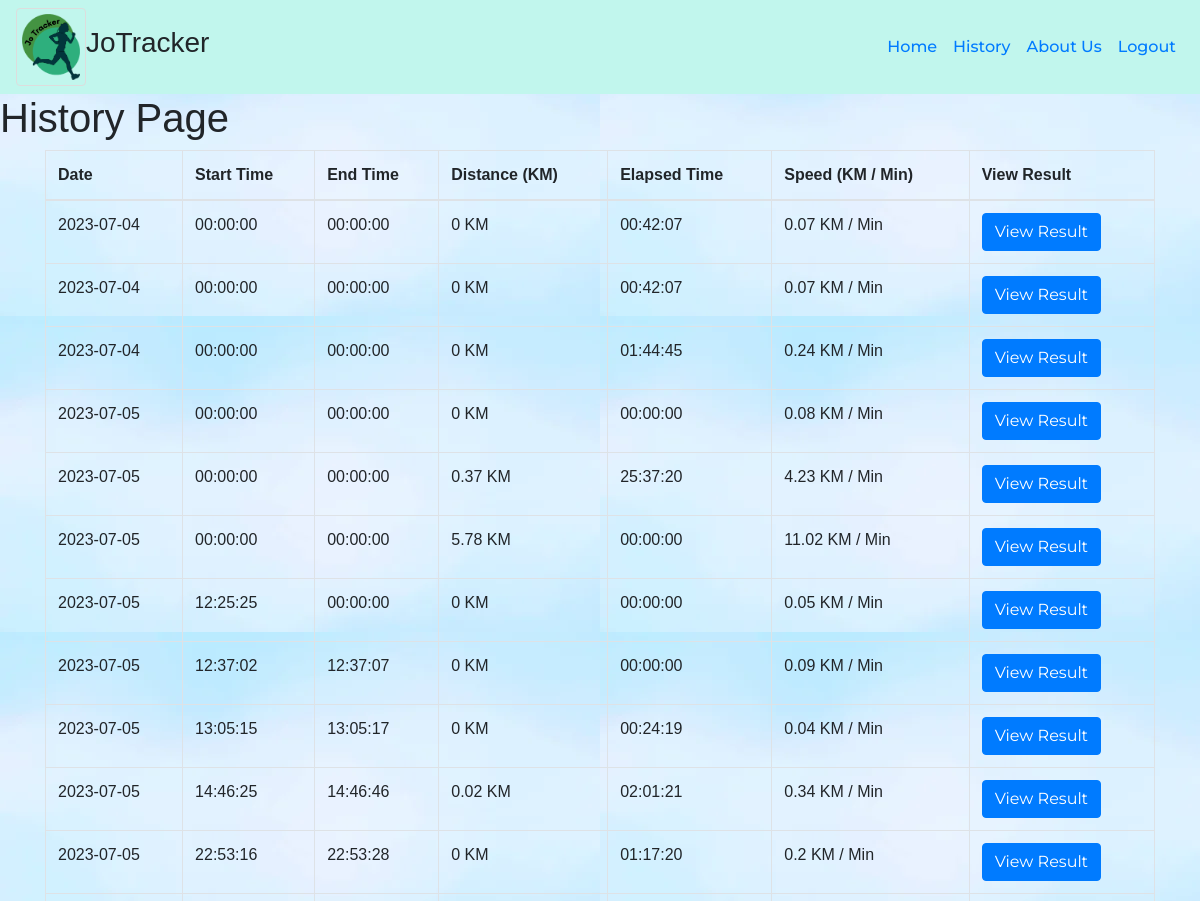
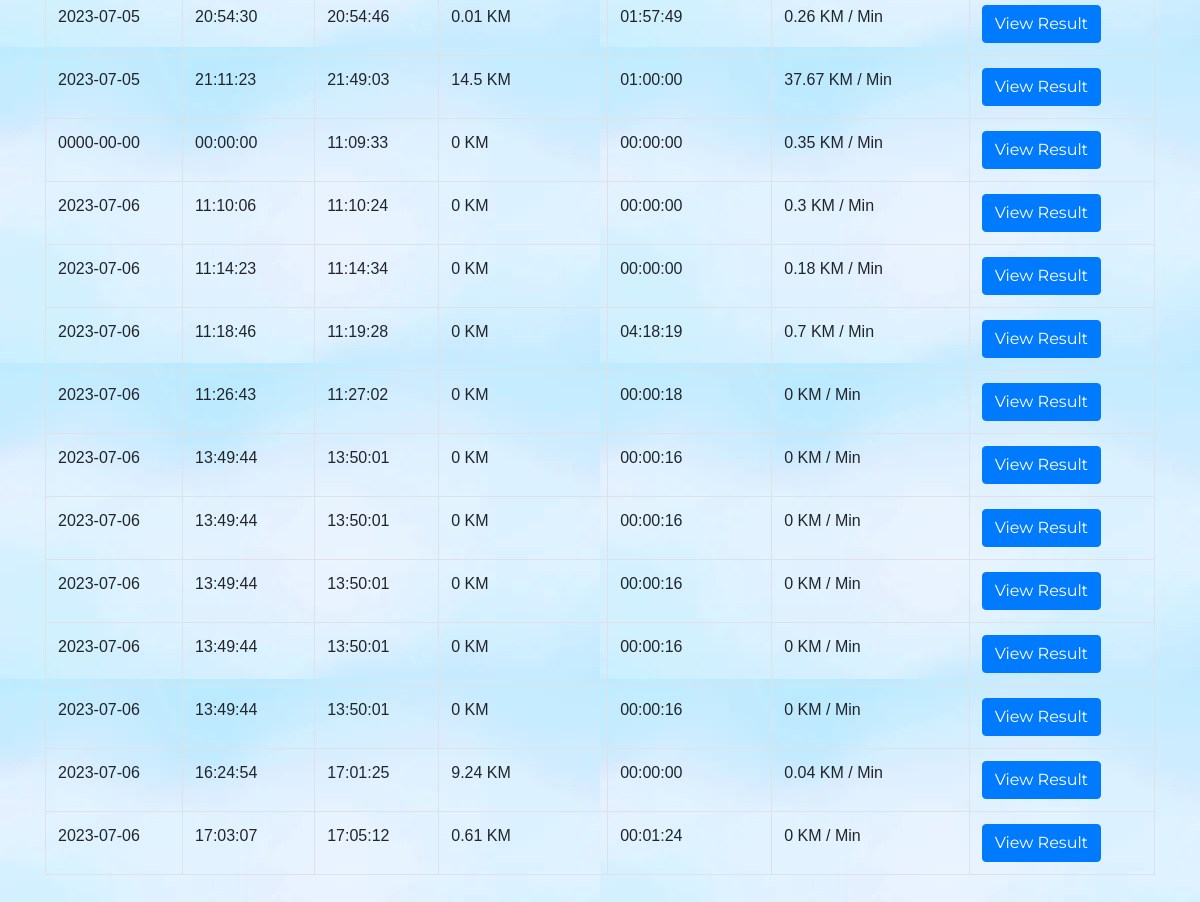
The page /History.php (signed in) on the database its author committed (2 pictures, top to bottom).
### tables this page shows
CREATE TABLE `record` (
  `record_id` int(20) NOT NULL,
  `user_id` int(20) NOT NULL,
  `date` date NOT NULL,
  `time_start` text NOT NULL,
  `time_end` text NOT NULL,
  `longitude` text NOT NULL,
  `latitude` text NOT NULL,
  `coordinate` text NOT NULL,
  `speed` double NOT NULL,
  `distance` double NOT NULL,
  `eslapsed_time` time NOT NULL,
  `age` int(11) NOT NULL,
  `gender` varchar(11) NOT NULL,
  `height` decimal(11,0) NOT NULL,
  `weight` decimal(11,0) NOT NULL
);

### History.php (the view, shortened to what this page needs)
<?php
require('User_Header.php');
?>
<!doctype html>
<html>
<head>
    <link rel="stylesheet" href="CSS/Main_Page_Design.css">
    <link rel="stylesheet" href="https://stackpath.bootstrapcdn.com/bootstrap/4.5.0/css/bootstrap.min.css">
</head>
<body>
<?php
$userid = $_SESSION['ID'];
$servername = "localhost";
$username = "root";
$password = "";
$dbname = "jotracker";
$conn = new mysqli($servername, $username, $password, $dbname);
$sql = "SELECT * FROM record WHERE user_id = '$userid'";
$result = $conn->query($sql);
?>
<!DOCTYPE html>
<html>
<head>
</head>
<body>
<h1>History Page</h1>
<div class="container">
    <table class="table table-bordered">
        <thead>
            <tr>
                <th>Date</th>
                <th>Start Time</th>
                <th>End Time</th>
                <th>Distance (KM)</th>
                <th>Elapsed Time</th>
                <th>Speed (KM / Min)</th>
                <th>View Result</th>
            </tr>
        </thead>
        <tbody>
            <?php
            if ($result->num_rows > 0) {
                while ($row = $result->fetch_assoc()) {
                    echo "<tr>";
                    echo "<td>" . $row['date'] . "</td>";
                    echo "<td>" . date('H:i:s', strtotime($row['time_start'])) . "</td>";
                    echo "<td>" . date('H:i:s', strtotime($row['time_end'])) . "</td>";
                    echo "<td>" . $row['distance'] . " KM</td>";
                    echo "<td>" . $row['eslapsed_time'] . "</td>";
                    echo "<td>" . $row['speed'] . " KM / Min</td>";
                    echo "<td><a href='Result.php?id=" . $row['record_id'] . "' class='btn btn-primary'>View Result</a></td>";
                    echo "</tr>";
                }
            } else {
                echo "<tr><td colspan='7'>No records found</td></tr>";
            }
            ?>
        </tbody>
    </table>
</div>
<div id="map"></div>
</body>
</html>

### User_Header.php (shortened to what this page needs)
<!DOCTYPE html>
<html>
<head>
    <link rel="stylesheet" href="https://stackpath.bootstrapcdn.com/bootstrap/4.5.0/css/bootstrap.min.css">
    <link rel="stylesheet" href="CSS/styles2.css">
</head>
<body>
    <nav class="navbar navbar-expand-lg">
    <img class="logo" src="Images/JoTracker_Logo-.png" alt="">
    <div>
    <h3>JoTracker<h3>
</div>
        <ul class="navbar-nav ml-auto">
            <li class="nav-item">
                <a class="nav-link" href="Main.php">Home</a>
            </li>
            <li class="nav-item">
                <a class="nav-link" href="History.php">History</a>
            </li>
            <li class="nav-item">
                <a class="nav-link" href="About_Us.php">About Us</a>
            </li>
			<li>
				<a class="nav-link" href="#" onclick="confirmLogout()">Logout</i></a>
		</li>
        </ul>
    </nav>
</body>
</html>

### CSS/styles2.css (style rules this page uses)
.navbar { background-color: #C1F6ED; }

### CSS/Main_Page_Design.css (style rules this page uses)
* { box-sizing: border-box; margin: 0; padding: 0; font-family: 'Roboto slab', sans-serif; }
li, a, button { font-family: 'Montserrat', sans-serif; font-weight: 500; font-size: 16px; color: black; text-decoration: none; }

### User_Header.php (style rules this page uses)
.logo { border: 1px solid #ddd; border-radius: 4px; padding: 5px; width: 70px; }
body { background-image:url("Images/Background.jpg"); }

### History.php (style rules this page uses)
#map { height: 400px; }

### rows shown on the page
record: date "2023-07-04", time_start "00:00:00", time_end "00:00:00", distance "0", eslapsed_time "00:42:07", speed "0.07"
record: date "2023-07-04", time_start "00:00:00", time_end "00:00:00", distance "0", eslapsed_time "00:42:07", speed "0.07"
record: date "2023-07-04", time_start "00:00:00", time_end "00:00:00", distance "0", eslapsed_time "01:44:45", speed "0.24"
record: date "2023-07-05", time_start "00:00:00", time_end "00:00:00", distance "0", eslapsed_time "00:00:00", speed "0.08"
record: date "2023-07-05", time_start "00:00:00", time_end "00:00:00", distance "0.37", eslapsed_time "25:37:20", speed "4.23"
record: date "2023-07-05", time_start "00:00:00", time_end "00:00:00", distance "5.78", eslapsed_time "00:00:00", speed "11.02"
record: date "2023-07-05", time_start "12:25:25", time_end "00:00:00", distance "0", eslapsed_time "00:00:00", speed "0.05"
record: date "2023-07-05", time_start "12:37:02", time_end "12:37:07", distance "0", eslapsed_time "00:00:00", speed "0.09"
record: date "2023-07-05", time_start "13:05:15", time_end "13:05:17", distance "0", eslapsed_time "00:24:19", speed "0.04"
record: date "2023-07-05", time_start "14:46:25", time_end "14:46:46", distance "0.02", eslapsed_time "02:01:21", speed "0.34"
record: date "2023-07-05", time_start "22:53:16", time_end "22:53:28", distance "0", eslapsed_time "01:17:20", speed "0.2"
record: date "2023-07-05", time_start "20:54:30", time_end "20:54:46", distance "0.01", eslapsed_time "01:57:49", speed "0.26"
record: date "2023-07-05", time_start "21:11:23", time_end "21:49:03", distance "14.5", eslapsed_time "01:00:00", speed "37.67"
record: date "0000-00-00", time_start "00:00:00", time_end "11:09:33", distance "0", eslapsed_time "00:00:00", speed "0.35"
record: date "2023-07-06", time_start "11:10:06", time_end "11:10:24", distance "0", eslapsed_time "00:00:00", speed "0.3"
record: date "2023-07-06", time_start "11:14:23", time_end "11:14:34", distance "0", eslapsed_time "00:00:00", speed "0.18"
record: date "2023-07-06", time_start "11:18:46", time_end "11:19:28", distance "0", eslapsed_time "04:18:19", speed "0.7"
record: date "2023-07-06", time_start "11:26:43", time_end "11:27:02", distance "0", eslapsed_time "00:00:18", speed "0"
record: date "2023-07-06", time_start "13:49:44", time_end "13:50:01", distance "0", eslapsed_time "00:00:16", speed "0"
record: date "2023-07-06", time_start "13:49:44", time_end "13:50:01", distance "0", eslapsed_time "00:00:16", speed "0"
record: date "2023-07-06", time_start "13:49:44", time_end "13:50:01", distance "0", eslapsed_time "00:00:16", speed "0"
record: date "2023-07-06", time_start "13:49:44", time_end "13:50:01", distance "0", eslapsed_time "00:00:16", speed "0"
record: date "2023-07-06", time_start "13:49:44", time_end "13:50:01", distance "0", eslapsed_time "00:00:16", speed "0"
record: date "2023-07-06", time_start "16:24:54", time_end "17:01:25", distance "9.24", eslapsed_time "00:00:00", speed "0.04"
record: date "2023-07-06", time_start "17:03:07", time_end "17:05:12", distance "0.61", eslapsed_time "00:01:24", speed "0"
